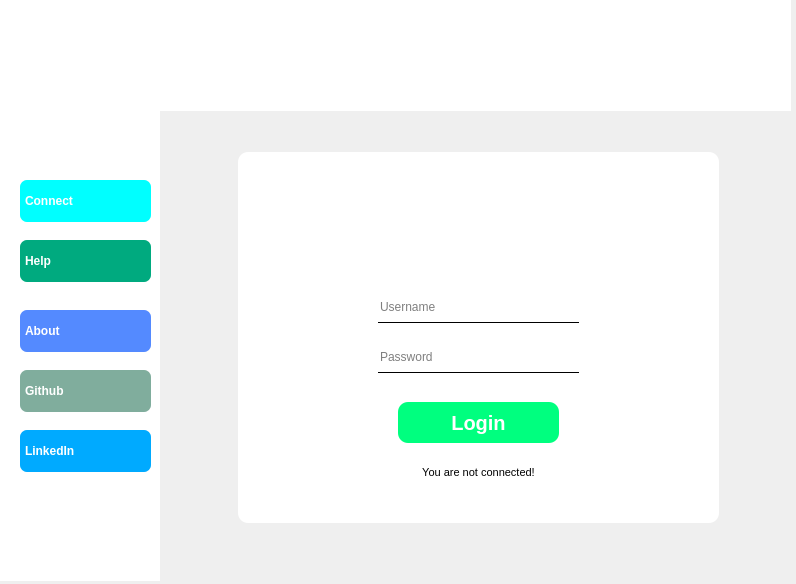
<?xml version="1.0" encoding="UTF-8"?>
<ui version="4.0">
 <class>MainWindow</class>
 <widget class="QMainWindow" name="MainWindow">
  <property name="geometry">
   <rect>
    <x>0</x>
    <y>0</y>
    <width>796</width>
    <height>584</height>
   </rect>
  </property>
  <property name="sizePolicy">
   <sizepolicy hsizetype="Fixed" vsizetype="Fixed">
    <horstretch>0</horstretch>
    <verstretch>0</verstretch>
   </sizepolicy>
  </property>
  <property name="font">
   <font>
    <pointsize>4</pointsize>
   </font>
  </property>
  <property name="windowTitle">
   <string>Infisurf</string>
  </property>
  <property name="windowIcon">
   <iconset resource="resource.qrc">
    <normaloff>:/icons/res/wi-fi.png</normaloff>:/icons/res/wi-fi.png</iconset>
  </property>
  <property name="styleSheet">
   <string notr="true">QMainWindow{
border-radius:10px;

}</string>
  </property>
  <property name="iconSize">
   <size>
    <width>32</width>
    <height>32</height>
   </size>
  </property>
  <property name="dockOptions">
   <set>QMainWindow::AllowTabbedDocks|QMainWindow::AnimatedDocks</set>
  </property>
  <widget class="QWidget" name="centralwidget">
   <widget class="QStackedWidget" name="stackedWidget">
    <property name="geometry">
     <rect>
      <x>158</x>
      <y>112</y>
      <width>633</width>
      <height>471</height>
     </rect>
    </property>
    <property name="sizePolicy">
     <sizepolicy hsizetype="Preferred" vsizetype="Ignored">
      <horstretch>0</horstretch>
      <verstretch>0</verstretch>
     </sizepolicy>
    </property>
    <property name="minimumSize">
     <size>
      <width>0</width>
      <height>0</height>
     </size>
    </property>
    <property name="mouseTracking">
     <bool>true</bool>
    </property>
    <property name="tabletTracking">
     <bool>true</bool>
    </property>
    <property name="autoFillBackground">
     <bool>false</bool>
    </property>
    <property name="styleSheet">
     <string notr="true"/>
    </property>
    <property name="frameShadow">
     <enum>QFrame::Raised</enum>
    </property>
    <property name="currentIndex">
     <number>0</number>
    </property>
    <widget class="QWidget" name="page_1">
     <property name="styleSheet">
      <string notr="true">

QWidget{


background-image:url(:/icons/res/richard-horvath-cPccYbPrF-A-unsplash.jpg);
border-radius:10px;




}</string>
     </property>
     <widget class="QFrame" name="loginFrame">
      <property name="geometry">
       <rect>
        <x>80</x>
        <y>40</y>
        <width>481</width>
        <height>371</height>
       </rect>
      </property>
      <property name="styleSheet">
       <string notr="true">QFrame{
background:white;
border-radius:10px;
}

</string>
      </property>
      <property name="frameShape">
       <enum>QFrame::StyledPanel</enum>
      </property>
      <property name="frameShadow">
       <enum>QFrame::Raised</enum>
      </property>
      <widget class="QLabel" name="label">
       <property name="geometry">
        <rect>
         <x>190</x>
         <y>20</y>
         <width>91</width>
         <height>91</height>
        </rect>
       </property>
       <property name="sizePolicy">
        <sizepolicy hsizetype="Fixed" vsizetype="Fixed">
         <horstretch>0</horstretch>
         <verstretch>0</verstretch>
        </sizepolicy>
       </property>
       <property name="text">
        <string/>
       </property>
       <property name="pixmap">
        <pixmap resource="resource.qrc">:/icons/res/wifi.png</pixmap>
       </property>
       <property name="scaledContents">
        <bool>true</bool>
       </property>
      </widget>
      <widget class="QLineEdit" name="username">
       <property name="geometry">
        <rect>
         <x>140</x>
         <y>140</y>
         <width>201</width>
         <height>31</height>
        </rect>
       </property>
       <property name="styleSheet">
        <string notr="true">QLineEdit{
border:none;
border-bottom:1px solid black;
text-align:center;
background:white;
border-radius:none;

}
QLineEdit:focus{

border:1px solid grey;
border-radius:7px;
padding:5px;
}</string>
       </property>
       <property name="placeholderText">
        <string>Username</string>
       </property>
      </widget>
      <widget class="QLineEdit" name="password">
       <property name="geometry">
        <rect>
         <x>140</x>
         <y>190</y>
         <width>201</width>
         <height>31</height>
        </rect>
       </property>
       <property name="styleSheet">
        <string notr="true">QLineEdit{
border:none;
border-bottom:1px solid black;
text-align:center;
background:white;
border-radius:none;

}
QLineEdit:focus{

border:1px solid grey;
border-radius:7px;
padding:5px;
}</string>
       </property>
       <property name="placeholderText">
        <string>Password</string>
       </property>
      </widget>
      <widget class="QPushButton" name="loginButton">
       <property name="geometry">
        <rect>
         <x>160</x>
         <y>250</y>
         <width>161</width>
         <height>41</height>
        </rect>
       </property>
       <property name="styleSheet">
        <string notr="true">QPushButton{
background:rgb(0, 255, 127);
color:white;
font-weight:bold;
font-size:20px;
padding:6px;
}

QPushButton:hover{
background:rgb(16, 213, 33)
}</string>
       </property>
       <property name="text">
        <string>Login</string>
       </property>
      </widget>
      <widget class="QLabel" name="label_2">
       <property name="geometry">
        <rect>
         <x>80</x>
         <y>310</y>
         <width>321</width>
         <height>20</height>
        </rect>
       </property>
       <property name="font">
        <font>
         <pointsize>8</pointsize>
         <weight>50</weight>
         <bold>false</bold>
        </font>
       </property>
       <property name="text">
        <string>You are not connected!</string>
       </property>
       <property name="alignment">
        <set>Qt::AlignCenter</set>
       </property>
      </widget>
     </widget>
    </widget>
    <widget class="QWidget" name="page_2">
     <property name="styleSheet">
      <string notr="true">QWidget{
background-image:url(:/icons/res/codioful-formerly-gradienta-OzfD79w8ptA-unsplash.jpg);
color:white;


border-radius:10px;




}</string>
     </property>
     <widget class="QLabel" name="label_3">
      <property name="geometry">
       <rect>
        <x>20</x>
        <y>20</y>
        <width>591</width>
        <height>151</height>
       </rect>
      </property>
      <property name="font">
       <font>
        <family>MV Boli</family>
        <pointsize>11</pointsize>
        <weight>50</weight>
        <italic>false</italic>
        <bold>false</bold>
       </font>
      </property>
      <property name="styleSheet">
       <string notr="true">QLabel{

	font: 11pt &quot;MV Boli&quot;;
background:none;
}</string>
      </property>
      <property name="text">
       <string>Infisurf is a Hostel Wifi Login tool - it is designed to access hostel wifi without logging in through browser. The Hostel/College Wifi will logout when the system is inactive for some time.
Infisurf is designed to solve this problem.</string>
      </property>
      <property name="wordWrap">
       <bool>true</bool>
      </property>
     </widget>
     <widget class="QLabel" name="label_5">
      <property name="geometry">
       <rect>
        <x>20</x>
        <y>190</y>
        <width>161</width>
        <height>31</height>
       </rect>
      </property>
      <property name="styleSheet">
       <string notr="true">QLabel{
font: 14pt &quot;MV Boli&quot;;
text-decoration: underline;
}
</string>
      </property>
      <property name="text">
       <string>Steps to use-</string>
      </property>
     </widget>
     <widget class="QLabel" name="label_6">
      <property name="geometry">
       <rect>
        <x>20</x>
        <y>230</y>
        <width>411</width>
        <height>131</height>
       </rect>
      </property>
      <property name="styleSheet">
       <string notr="true">QLabel{
font: 11pt &quot;MV Boli&quot;;
background:none;

}</string>
      </property>
      <property name="text">
       <string>1. Connect to Hostel/College Wifi
2. Open Infisurf and go to Connect
3. Enter Username and Password of wifi
4. Press Login and enjoy :-)</string>
      </property>
     </widget>
     <widget class="QLabel" name="label_7">
      <property name="geometry">
       <rect>
        <x>20</x>
        <y>360</y>
        <width>581</width>
        <height>101</height>
       </rect>
      </property>
      <property name="styleSheet">
       <string notr="true">QLabel{
font: 12pt &quot;MV Boli&quot;;
background:none;
}</string>
      </property>
      <property name="text">
       <string>Please visit https://infisurf-website.vercel.app to download the app</string>
      </property>
      <property name="wordWrap">
       <bool>true</bool>
      </property>
     </widget>
    </widget>
    <widget class="QWidget" name="page_3">
     <property name="styleSheet">
      <string notr="true">QWidget{
background-image:url(:/icons/res/codioful-formerly-gradienta-bKESVqfxass-unsplash.jpg);

border-radius:10px;

color:white;

}</string>
     </property>
     <widget class="QLabel" name="label_4">
      <property name="geometry">
       <rect>
        <x>20</x>
        <y>320</y>
        <width>521</width>
        <height>51</height>
       </rect>
      </property>
      <property name="styleSheet">
       <string notr="true">QLabel{
	font: 11pt &quot;MV Boli&quot;;
background:none;
}</string>
      </property>
      <property name="text">
       <string>Designed and developed by Amit Verma :-) </string>
      </property>
      <property name="alignment">
       <set>Qt::AlignLeading|Qt::AlignLeft|Qt::AlignVCenter</set>
      </property>
      <property name="wordWrap">
       <bool>true</bool>
      </property>
     </widget>
     <widget class="QLabel" name="label_8">
      <property name="geometry">
       <rect>
        <x>240</x>
        <y>20</y>
        <width>151</width>
        <height>151</height>
       </rect>
      </property>
      <property name="styleSheet">
       <string notr="true">QLabel{
background:none;
}</string>
      </property>
      <property name="text">
       <string/>
      </property>
      <property name="pixmap">
       <pixmap resource="resource.qrc">:/icons/res/Untitled design (2).png</pixmap>
      </property>
      <property name="scaledContents">
       <bool>true</bool>
      </property>
      <property name="alignment">
       <set>Qt::AlignCenter</set>
      </property>
      <property name="wordWrap">
       <bool>false</bool>
      </property>
     </widget>
     <widget class="QLabel" name="label_9">
      <property name="geometry">
       <rect>
        <x>20</x>
        <y>190</y>
        <width>581</width>
        <height>71</height>
       </rect>
      </property>
      <property name="font">
       <font>
        <family>MV Boli</family>
        <pointsize>11</pointsize>
        <weight>50</weight>
        <italic>false</italic>
        <bold>false</bold>
       </font>
      </property>
      <property name="styleSheet">
       <string notr="true">QLabel{
font: 11pt &quot;MV Boli&quot;;
background:none;

}</string>
      </property>
      <property name="text">
       <string>This app is open source, contribute at https://github.com/amit0-git/Infisurf</string>
      </property>
      <property name="alignment">
       <set>Qt::AlignLeading|Qt::AlignLeft|Qt::AlignTop</set>
      </property>
      <property name="wordWrap">
       <bool>true</bool>
      </property>
     </widget>
     <widget class="QLabel" name="label_10">
      <property name="geometry">
       <rect>
        <x>20</x>
        <y>270</y>
        <width>581</width>
        <height>71</height>
       </rect>
      </property>
      <property name="font">
       <font>
        <family>MV Boli</family>
        <pointsize>11</pointsize>
        <weight>50</weight>
        <italic>false</italic>
        <bold>false</bold>
       </font>
      </property>
      <property name="styleSheet">
       <string notr="true">QLabel{
font: 11pt &quot;MV Boli&quot;;
background:none;

}</string>
      </property>
      <property name="text">
       <string>If you have any queries please contact at root.avanti@gmail.com</string>
      </property>
      <property name="alignment">
       <set>Qt::AlignLeading|Qt::AlignLeft|Qt::AlignTop</set>
      </property>
      <property name="wordWrap">
       <bool>true</bool>
      </property>
     </widget>
    </widget>
   </widget>
   <widget class="QWidget" name="sidebar" native="true">
    <property name="geometry">
     <rect>
      <x>0</x>
      <y>0</y>
      <width>160</width>
      <height>581</height>
     </rect>
    </property>
    <property name="font">
     <font>
      <pointsize>9</pointsize>
     </font>
    </property>
    <property name="styleSheet">
     <string notr="true">QWidget{
background-color:white;
text-align:left;


}</string>
    </property>
    <widget class="QPushButton" name="connectButton">
     <property name="geometry">
      <rect>
       <x>20</x>
       <y>180</y>
       <width>131</width>
       <height>42</height>
      </rect>
     </property>
     <property name="sizePolicy">
      <sizepolicy hsizetype="Expanding" vsizetype="Fixed">
       <horstretch>3</horstretch>
       <verstretch>0</verstretch>
      </sizepolicy>
     </property>
     <property name="font">
      <font>
       <pointsize>9</pointsize>
       <weight>75</weight>
       <bold>true</bold>
       <strikeout>false</strikeout>
      </font>
     </property>
     <property name="cursor">
      <cursorShape>ArrowCursor</cursorShape>
     </property>
     <property name="toolTip">
      <string>&lt;html&gt;&lt;head/&gt;&lt;body&gt;&lt;p&gt;Connect To Wifi&lt;/p&gt;&lt;/body&gt;&lt;/html&gt;</string>
     </property>
     <property name="autoFillBackground">
      <bool>false</bool>
     </property>
     <property name="styleSheet">
      <string notr="true">QPushButton{


background-color:rgb(0, 255, 255);
border-radius:7px;
padding-left:5px;
font-weight:bold;
color:white;
box-sizing:borde-box;
}

QPushButton:hover{
border:1px solid black;
}</string>
     </property>
     <property name="locale">
      <locale language="English" country="UnitedStates"/>
     </property>
     <property name="text">
      <string>Connect</string>
     </property>
     <property name="icon">
      <iconset resource="resource.qrc">
       <normaloff>:/icons/res/transfer.png</normaloff>:/icons/res/transfer.png</iconset>
     </property>
     <property name="iconSize">
      <size>
       <width>30</width>
       <height>30</height>
      </size>
     </property>
     <property name="default">
      <bool>false</bool>
     </property>
     <property name="flat">
      <bool>false</bool>
     </property>
    </widget>
    <widget class="QLabel" name="srmsLogo">
     <property name="geometry">
      <rect>
       <x>10</x>
       <y>20</y>
       <width>131</width>
       <height>131</height>
      </rect>
     </property>
     <property name="text">
      <string/>
     </property>
     <property name="pixmap">
      <pixmap resource="resource.qrc">:/icons/res/srms.png</pixmap>
     </property>
     <property name="scaledContents">
      <bool>true</bool>
     </property>
    </widget>
    <widget class="QPushButton" name="helptButton">
     <property name="geometry">
      <rect>
       <x>20</x>
       <y>240</y>
       <width>131</width>
       <height>42</height>
      </rect>
     </property>
     <property name="font">
      <font>
       <pointsize>9</pointsize>
       <weight>75</weight>
       <bold>true</bold>
      </font>
     </property>
     <property name="toolTip">
      <string>About the app</string>
     </property>
     <property name="styleSheet">
      <string notr="true">QPushButton{

background-color:rgb(0, 170, 127);
border-radius:7px;
padding-left:5px;
font-weight:bold;
color:white;
}

QPushButton:hover{
border:1px solid black;
}</string>
     </property>
     <property name="text">
      <string>Help</string>
     </property>
     <property name="icon">
      <iconset resource="resource.qrc">
       <normaloff>:/icons/res/helping-hand.png</normaloff>:/icons/res/helping-hand.png</iconset>
     </property>
     <property name="iconSize">
      <size>
       <width>30</width>
       <height>30</height>
      </size>
     </property>
    </widget>
    <widget class="QPushButton" name="aboutButton">
     <property name="geometry">
      <rect>
       <x>20</x>
       <y>310</y>
       <width>131</width>
       <height>42</height>
      </rect>
     </property>
     <property name="font">
      <font>
       <pointsize>9</pointsize>
       <weight>75</weight>
       <bold>true</bold>
      </font>
     </property>
     <property name="toolTip">
      <string>About the Developer</string>
     </property>
     <property name="styleSheet">
      <string notr="true">QPushButton{

background-color:rgb(84, 138, 255);
border-radius:7px;
padding-left:5px;
font-weight:bold;
color:white;
}

QPushButton:hover{
border:1px solid black;
}</string>
     </property>
     <property name="text">
      <string>About</string>
     </property>
     <property name="icon">
      <iconset resource="resource.qrc">
       <normaloff>:/icons/res/about.png</normaloff>:/icons/res/about.png</iconset>
     </property>
     <property name="iconSize">
      <size>
       <width>30</width>
       <height>30</height>
      </size>
     </property>
    </widget>
    <widget class="QPushButton" name="githubButton">
     <property name="geometry">
      <rect>
       <x>20</x>
       <y>370</y>
       <width>131</width>
       <height>42</height>
      </rect>
     </property>
     <property name="font">
      <font>
       <pointsize>9</pointsize>
       <weight>75</weight>
       <bold>true</bold>
      </font>
     </property>
     <property name="toolTip">
      <string>Open Source Contribution</string>
     </property>
     <property name="styleSheet">
      <string notr="true">QPushButton{
background-color:rgb(128, 173, 157);
border-radius:7px;
padding-left:5px;
font-weight:bold;
color:white;
}

QPushButton:hover{
border:1px solid black;
}</string>
     </property>
     <property name="text">
      <string>Github</string>
     </property>
     <property name="icon">
      <iconset resource="resource.qrc">
       <normaloff>:/icons/res/github.png</normaloff>:/icons/res/github.png</iconset>
     </property>
     <property name="iconSize">
      <size>
       <width>30</width>
       <height>30</height>
      </size>
     </property>
     <property name="autoDefault">
      <bool>false</bool>
     </property>
    </widget>
    <widget class="QPushButton" name="linkedinButton">
     <property name="geometry">
      <rect>
       <x>20</x>
       <y>430</y>
       <width>131</width>
       <height>42</height>
      </rect>
     </property>
     <property name="font">
      <font>
       <pointsize>9</pointsize>
       <weight>75</weight>
       <bold>true</bold>
      </font>
     </property>
     <property name="toolTip">
      <string>LinkedIn Account</string>
     </property>
     <property name="styleSheet">
      <string notr="true">QPushButton{
background-color:rgb(0, 170, 255);
border-radius:7px;
padding-left:5px;
font-weight:bold;
color:white;
}

QPushButton:hover{
border:1px solid black;
}</string>
     </property>
     <property name="text">
      <string>LinkedIn</string>
     </property>
     <property name="icon">
      <iconset resource="resource.qrc">
       <normaloff>:/icons/res/linkedin.png</normaloff>:/icons/res/linkedin.png</iconset>
     </property>
     <property name="iconSize">
      <size>
       <width>30</width>
       <height>30</height>
      </size>
     </property>
     <property name="autoDefault">
      <bool>false</bool>
     </property>
    </widget>
   </widget>
   <widget class="QFrame" name="headFrame">
    <property name="geometry">
     <rect>
      <x>160</x>
      <y>0</y>
      <width>631</width>
      <height>111</height>
     </rect>
    </property>
    <property name="styleSheet">
     <string notr="true">QFrame{
background:white;

}</string>
    </property>
    <property name="frameShape">
     <enum>QFrame::NoFrame</enum>
    </property>
    <property name="frameShadow">
     <enum>QFrame::Raised</enum>
    </property>
    <widget class="QLabel" name="mainHead">
     <property name="geometry">
      <rect>
       <x>60</x>
       <y>20</y>
       <width>511</width>
       <height>71</height>
      </rect>
     </property>
     <property name="minimumSize">
      <size>
       <width>3</width>
       <height>0</height>
      </size>
     </property>
     <property name="baseSize">
      <size>
       <width>9</width>
       <height>0</height>
      </size>
     </property>
     <property name="styleSheet">
      <string notr="true">QLabel{


	font: 30pt &quot;Consolas&quot;;
width:auto;
color:white;

}
</string>
     </property>
     <property name="frameShape">
      <enum>QFrame::NoFrame</enum>
     </property>
     <property name="text">
      <string/>
     </property>
     <property name="textFormat">
      <enum>Qt::AutoText</enum>
     </property>
     <property name="pixmap">
      <pixmap resource="resource.qrc">:/icons/res/name.png</pixmap>
     </property>
     <property name="alignment">
      <set>Qt::AlignCenter</set>
     </property>
     <property name="wordWrap">
      <bool>true</bool>
     </property>
     <property name="textInteractionFlags">
      <set>Qt::NoTextInteraction</set>
     </property>
    </widget>
   </widget>
  </widget>
 </widget>
 <resources>
  <include location="resource.qrc"/>
 </resources>
 <connections/>
</ui>
